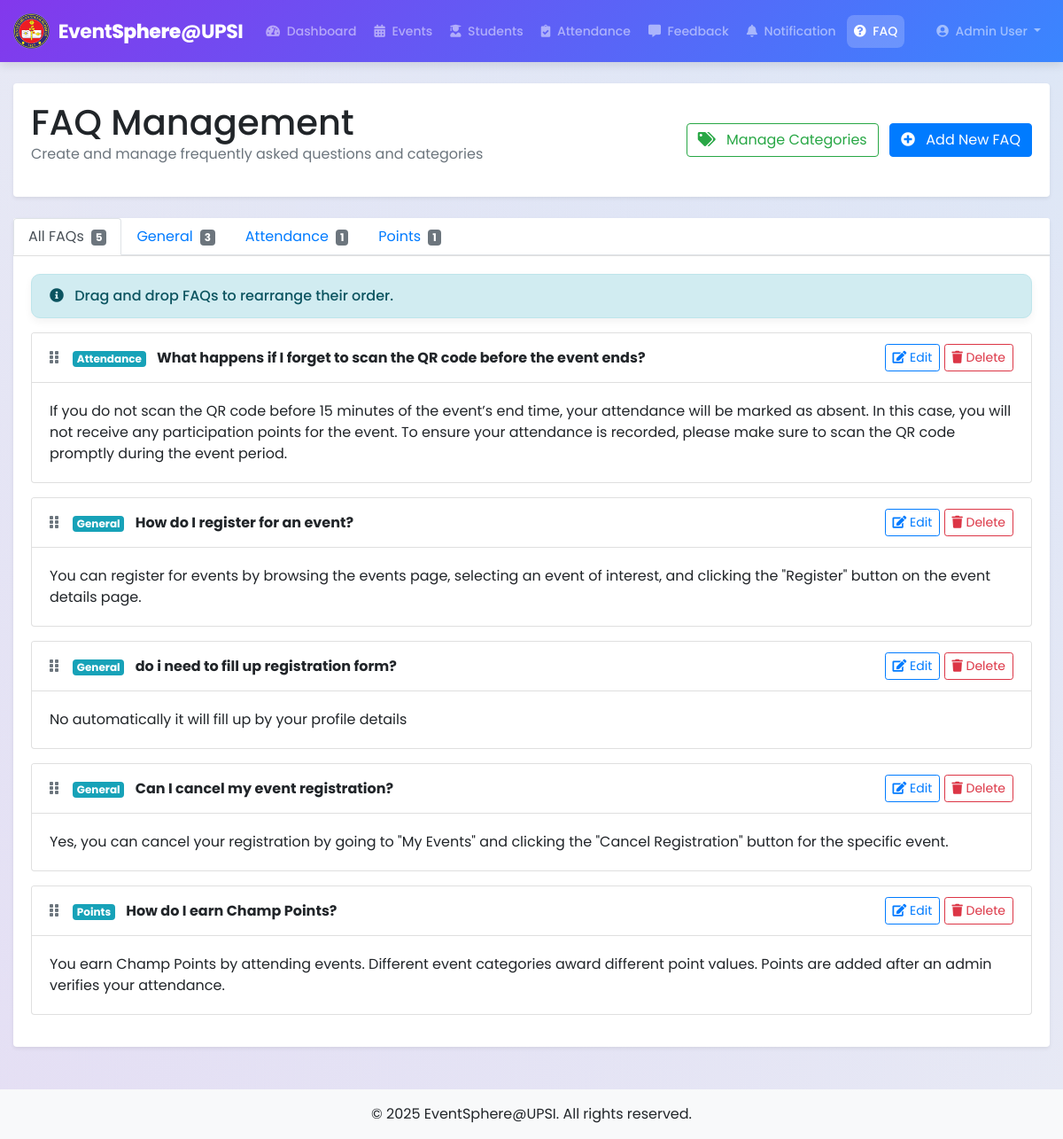
/admin/faq.php (signed in), run on the app's committed database.
### tables this page shows
CREATE TABLE `faq` (
  `id` int(11) NOT NULL,
  `question` varchar(255) NOT NULL,
  `answer` text NOT NULL,
  `category` varchar(50) DEFAULT NULL,
  `order_num` int(11) DEFAULT 0
);

### admin/faq.php (the view, shortened to what this page needs)
<?php
require_once '../config/db.php';
include_once '../include/admin_header.php';
$faqs = [];
$sql = "SELECT * FROM faq ORDER BY category, order_num";
$result = $conn->query($sql);
if ($result && $result->num_rows > 0) {
    while ($row = $result->fetch_assoc()) {
        $faqs[] = $row;
    }
}
$categories = ["General"];
$category_counts = [];
$category_sql = "SELECT category, COUNT(*) as count FROM faq GROUP BY category ORDER BY category";
$category_result = $conn->query($category_sql);
if ($category_result && $category_result->num_rows > 0) {
    while ($row = $category_result->fetch_assoc()) {
        $category_counts[$row['category']] = $row['count'];
        if (!empty($row['category']) && !in_array($row['category'], $categories)) {
            $categories[] = $row['category'];
        }
    }
}
?>
<div class="container mt-4">
    <div class="row">
        <div class="col-md-12 mb-4">
            <div class="card border-0 shadow-sm">
                <div class="card-body d-flex justify-content-between align-items-center">
                    <div>
                        <h1 class="mb-0">FAQ Management</h1>
                        <p class="text-muted">Create and manage frequently asked questions and categories</p>
                    </div>
                    <div>
                        <button type="button" class="btn btn-outline-success mr-2" data-toggle="modal" data-target="#manageCategoriesModal">
                            <i class="fas fa-tags mr-2"></i> Manage Categories
                        </button>
                        <button type="button" class="btn btn-primary" data-toggle="modal" data-target="#addFaqModal">
                            <i class="fas fa-plus-circle mr-2"></i> Add New FAQ
                        </button>
                    </div>
                </div>
            </div>
        </div>
    </div>
    <div class="row mb-4">
        <div class="col-md-12">
            <div class="card border-0 shadow-sm">
                <div class="card-header bg-white p-0">
                    <ul class="nav nav-tabs" id="faqTabs" role="tablist">
                        <li class="nav-item">
                            <a class="nav-link active" id="all-tab" data-toggle="tab" href="#all" role="tab"
                                aria-controls="all" aria-selected="true">
                                All FAQs <span class="badge badge-secondary ml-1"><?php echo count($faqs); ?></span>
                            </a>
                        </li>
                        <?php foreach ($categories as $cat): ?>
                            <li class="nav-item">
                                <a class="nav-link" id="<?php echo strtolower(str_replace(' ', '-', $cat)); ?>-tab"
                                    data-toggle="tab" href="#<?php echo strtolower(str_replace(' ', '-', $cat)); ?>"
                                    role="tab">
                                    <?php echo htmlspecialchars($cat); ?>
                                    <span class="badge badge-secondary ml-1"><?php echo $category_counts[$cat] ?? 0; ?></span>
                                </a>
                            </li>
                        <?php endforeach; ?>
                    </ul>
                </div>
                <div class="card-body">
                    <div class="tab-content" id="faqTabsContent">
                        <div class="tab-pane fade show active" id="all" role="tabpanel" aria-labelledby="all-tab">
                            <?php if (count($faqs) > 0): ?>
                                <div class="alert alert-info">
                                    <i class="fas fa-info-circle mr-2"></i> Drag and drop FAQs to rearrange their order.
                                </div>
                                <div class="faq-list" id="sortableFaqs">
                                    <?php foreach ($faqs as $faq): ?>
                                        <div class="card mb-3 faq-item" data-id="<?php echo $faq['id']; ?>">
                                            <div class="card-header bg-white d-flex align-items-center">
                                                <div class="mr-3 handle" style="cursor: grab;">
                                                    <i class="fas fa-grip-vertical text-muted"></i>
                                                </div>
                                                <div class="flex-grow-1 d-flex justify-content-between align-items-center">
                                                    <div>
                                                        <span class="badge badge-info mr-2"><?php echo htmlspecialchars($faq['category']); ?></span>
                                                        <strong><?php echo htmlspecialchars($faq['question']); ?></strong>
                                                    </div>
                                                    <div>
                                                        <button type="button" class="btn btn-sm btn-outline-primary edit-faq"
                                                            data-id="<?php echo $faq['id']; ?>"
                                                            data-question="<?php echo htmlspecialchars($faq['question']); ?>"
                                                            data-answer="<?php echo htmlspecialchars($faq['answer']); ?>"
                                                            data-category="<?php echo htmlspecialchars($faq['category']); ?>">
                                                            <i class="fas fa-edit"></i> Edit
                                                        </button>
                                                        <button type="button" class="btn btn-sm btn-outline-danger delete-faq"
                                                            data-id="<?php echo $faq['id']; ?>"
                                                            data-question="<?php echo htmlspecialchars($faq['question']); ?>">
                                                            <i class="fas fa-trash"></i> Delete
                                                        </button>
                                                    </div>
                                                </div>
                                            </div>
                                            <div class="card-body">
                                                <p class="card-text"><?php echo nl2br(htmlspecialchars($faq['answer'])); ?></p>
                                            </div>
                                        </div>
                                    <?php endforeach; ?>
                                </div>
                            <?php endif; ?>
                        </div>
                    </div>
                </div>
            </div>
        </div>
    </div>
</div>
<footer class="bg-light mt-5 py-3">
    <div class="container text-center">
        <p class="mb-0">&copy; <?php echo date("Y"); ?> EventSphere@UPSI. All rights reserved.</p>
    </div>
</footer>
</body>
</html>

### assets/css/styles.css (style rules this page uses)
:root { --primary-color: #3a86ff; --secondary-color: #8338ec; --accent-color: #ff006e; --light-color: #f8f9fa; --dark-color: #212529; --success-color: #38b000; --gradient: linear-gradient(135deg, var(--primary-color) 0%, var(--secondary-color) 100%); --box-shadow: 0 10px 30px rgba(0, 0, 0, 0.1); --transition: all 0.3s ease; }
body { font-family: 'Poppins', 'Segoe UI', sans-serif; background-color: #f0f2f5; background-image: radial-gradient(circle at top right, rgba(58, 134, 255, 0.1), transparent), radial-gradient(circle at bottom left, rgba(131, 56, 236, 0.1), transparent); background-attachment: fixed; color: var(--dark-color); min-height: 100vh; }
.container { max-width: 1200px; margin: 0 auto; padding: 0 15px; }

### include/admin_header.php (style rules this page uses)
.alert { border-radius: 10px; box-shadow: 0 4px 10px rgba(0, 0, 0, 0.05); font-weight: 500; }

### data on the page
faq: category "Attendance", question "What happens if I forget to scan the QR code before the event ends?", answer "If you do not scan the QR code before 15 minutes of the event’s end time, your attendance will be marked as absent. In this case, you will not receive any participation points for the event. To ensure your attendance is recorded, please make sure to scan the QR code promptly during the event period."
faq: category "General", question "How do I register for an event?", answer "You can register for events by browsing the events page, selecting an event of interest, and clicking the \"Register\" button on the event details page."
faq: category "General", question "do i need to fill up registration form?", answer "No automatically it will fill up by your profile details"
faq: category "General", question "Can I cancel my event registration?", answer "Yes, you can cancel your registration by going to \"My Events\" and clicking the \"Cancel Registration\" button for the specific event."
faq: category "Points", question "How do I earn Champ Points?", answer "You earn Champ Points by attending events. Different event categories award different point values. Points are added after an admin verifies your attendance."

### other printed values
$_SESSION["name"] "Admin User"
count($faqs) "5"
$cat "General"
$category_counts[$cat] "3"
$cat "Attendance"
$category_counts[$cat] "1"
$cat "Points"
